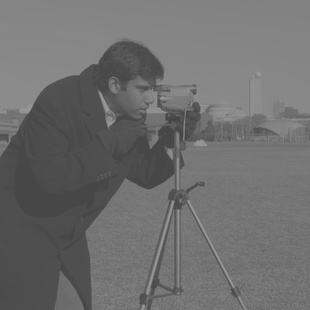
#> input picture 3.HAFTA/1.GOREV/dusuk_kontrast.jpg, 310 x 310 px, shrunk from 512 x 512 before the run
$ python KontrastGerme.py
#> lines starting #> are read from the running program, lines starting #| are printed output that depends on the picture
import os
import urllib.request
import cv2
import numpy as np
import matplotlib.pyplot as plt

# Dosya yollarını script'in bulunduğu klasöre göre ayarlayalım
KLASOR = os.path.dirname(os.path.abspath(__file__))
RESIM_YOLU = os.path.join(KLASOR, "dusuk_kontrast.jpg")
CIKTI_GRAFIK = os.path.join(KLASOR, "kontrast_sonuc.png")

# 0. Test için düşük kontrastlı resim yoksa otomatik oluştur/indir
def ornek_resim_hazirla():
    if not os.path.exists(RESIM_YOLU):
        print("Düşük kontrastlı test resmi bulunamadı, otomatik hazırlanıyor...")
        url = "https://raw.githubusercontent.com/scikit-image/scikit-image/v0.19.3/skimage/data/camera.png"
        istek = urllib.request.Request(url, headers={"User-Agent": "Mozilla/5.0"})
        with urllib.request.urlopen(istek, timeout=15) as cevap:
            veri = cevap.read()
        orijinal = cv2.imdecode(np.frombuffer(veri, np.uint8), cv2.IMREAD_GRAYSCALE)
        # Pikselleri [70, 150] aralığına sıkıştırarak düşük kontrast elde ediyoruz
        dusuk_kontrast = (orijinal.astype(np.float32) / 255.0 * (150 - 70) + 70).astype(np.uint8)
        cv2.imwrite(RESIM_YOLU, dusuk_kontrast)
        print(f"Örnek resim oluşturuldu: {RESIM_YOLU}")

ornek_resim_hazirla()

# 1. Düşük kontrastlı görüntüyü tek kanallı (GRAYSCALE) olarak oku
resim = cv2.imread(RESIM_YOLU, cv2.IMREAD_GRAYSCALE)
#> resim is the input picture: shape (310, 310); min 65, max 157, mean 110

if resim is None:
    raise FileNotFoundError(f"Resim açılamadı: {RESIM_YOLU}")

# 2. Minimum ve maksimum değerleri bul (Döngü ile)
min_val = 255
max_val = 0
yukseklik, genislik = resim.shape
#> yukseklik = 310; genislik = 310

for y in range(yukseklik):
    for x in range(genislik):
        piksel = resim[y, x]
        if piksel < min_val:
            min_val = piksel
        if piksel > max_val:
            max_val = piksel
#> after the loop, max_val = 157; min_val = 65

print("==================================================")
print(f"Orijinal Görüntü -> Min: {min_val}, Max: {max_val}")
#| Orijinal Görüntü -> Min: 65, Max: 157

# 3. Doğrusal Ölçekleme (Hazır cv2.normalize KULLANMADAN)
# Taşmaları (overflow/underflow) önlemek için float32'ye çeviriyoruz
resim_float = resim.astype(np.float32)

if max_val > min_val:  # Sıfıra bölme hatasını önlemek için kontrol
    # Formül: ((I - min) / (max - min)) * 255
    olcekli_float = ((resim_float - min_val) / (max_val - min_val)) * 255.0
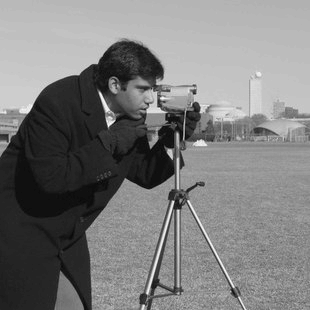
#> olcekli_float: shape (310, 310) float32; min 0, max 255, mean 124.7
    # En yakın tamsayıya yuvarlayıp tekrar [0, 255] uint8 formatına dönüştürüyoruz
    resim_olcekli = np.clip(np.round(olcekli_float), 0, 255).astype(np.uint8)
else:
    resim_olcekli = resim.copy()

print(f"Ölçeklenmiş Görüntü -> Min: {resim_olcekli.min()}, Max: {resim_olcekli.max()}")
#| Ölçeklenmiş Görüntü -> Min: 0, Max: 255
print("==================================================")

# 4. Sonuçları Karşılaştır (Görüntüler ve Histogramlar)
plt.figure(figsize=(11, 7))

# Sol Üst: Orijinal Düşük Kontrastlı Resim
plt.subplot(2, 2, 1)
plt.imshow(resim, cmap='gray', vmin=0, vmax=255)
plt.title(f"Düşük Kontrast (Min: {min_val}, Max: {max_val})", fontsize=11)
plt.axis('off')

# Sağ Üst: Orijinal Histogram (Dar aralık)
plt.subplot(2, 2, 2)
plt.hist(resim.ravel(), bins=256, range=[0, 256], color='#555555')
plt.title("Orijinal Histogram (Dar Aralık)", fontsize=11)
plt.xlim([0, 256])
plt.grid(True, linestyle='--', alpha=0.5)

# Sol Alt: Ölçeklenmiş (Kontrastı Gerilmiş) Resim
plt.subplot(2, 2, 3)
plt.imshow(resim_olcekli, cmap='gray', vmin=0, vmax=255)
plt.title(f"Ölçeklenmiş Görüntü (Min: {resim_olcekli.min()}, Max: {resim_olcekli.max()})", fontsize=11)
plt.axis('off')

# Sağ Alt: Genişletilmiş Histogram [0, 255]
plt.subplot(2, 2, 4)
plt.hist(resim_olcekli.ravel(), bins=256, range=[0, 256], color='#1f77b4')
plt.title("Ölçeklenmiş Histogram [0, 255] (Tüm Aralığa Yayılmış)", fontsize=11)
plt.xlim([0, 256])
plt.grid(True, linestyle='--', alpha=0.5)

plt.tight_layout()

# Sonucu görsel dosya olarak kaydet
plt.savefig(CIKTI_GRAFIK, dpi=150)
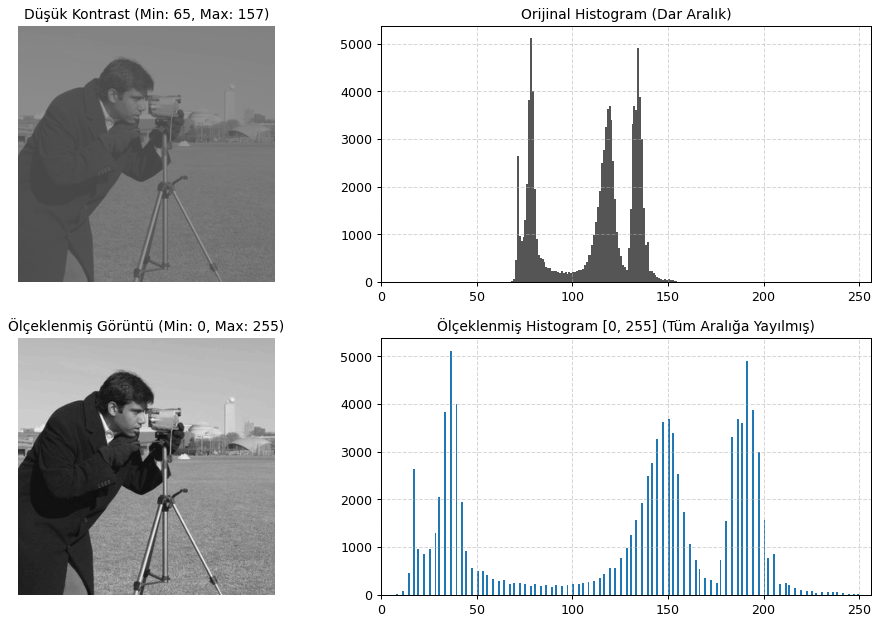
#> figure drawn by matplotlib, 4 panels; panel 2: tallest bar 5117 high, from x = 78 to 79; panel 4: tallest bar 5117 high, from x = 36 to 37
print(f"Grafik karşılaştırması kaydedildi: {CIKTI_GRAFIK}")

# Ekranda pencere olarak aç
plt.show()
